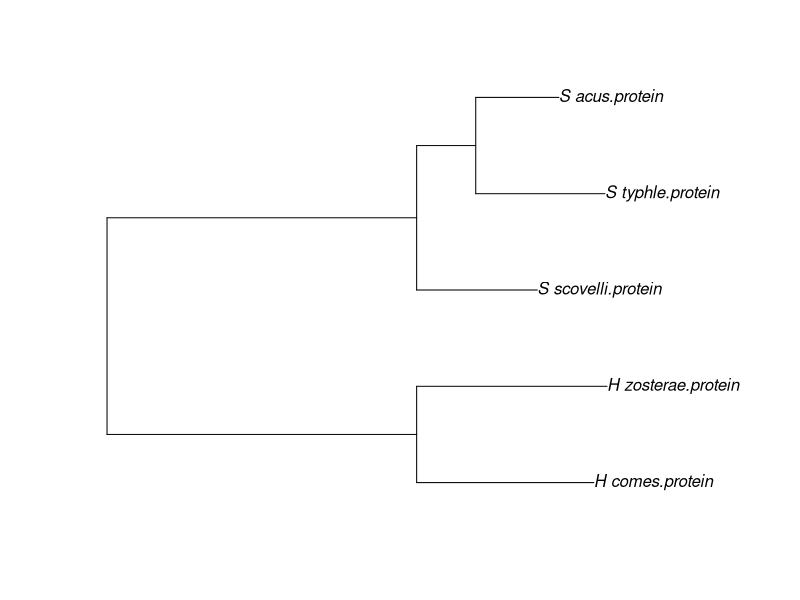

This figure's R source:
## ---- chunk 1
knitr::opts_knit$set(root.dir='../',
                     fig_path="../imgs/")
## ---- chunk 2
library(knitr)
library(kableExtra)
## ---- chunk 3
genomes<- data.frame(
  species = c(
    "Syngnathus scovelli",
    "Syngnathus floridae",
    "Syngnathus typhle",
    "Syngnathus acus",
    "Hippocampus zosterae",
    "Hippocampus comes"
  ),
  assembly_id = c(
    "GCF_024217435.2",
    "GCA_010014945.2",
    "GCF_033458585.1",
    "GCF_901709675.1",
    "GCF_025434085.1",
    "GCF_001891065.2"
  ),
  type = c(
    "proteins",
    "fasta and annotations",
    rep("proteins",4)
  )
)
kable(genomes,"latex")
## ---- chunk 4
library(ape)
ortho_tree <- ape::read.tree(text="((H_comes.protein:0.0356618,H_zosterae.protein:0.0383317)0.987331:0.062338,(S_scovelli.protein:0.0242953,(S_typhle.protein:0.0260101,S_acus.protein:0.016738)0.563686:0.0118948)0.987331:0.062338);")
plot(ortho_tree)
## ---- chunk 5
"smb://file/Research/FlanaganLab/intermediate_data/SFU_DE_pipeline_analysis_2023/06_diff_expr_analysis/02_high_exp_trinity_gene_seqs"
## ---- chunk 6
"smb://file/Research/FlanaganLab/intermediate_data/SFU_DE_pipeline_analysis_2023/06_diff_expr_analysis/02_high_exp_trinity_gene_seqs"
